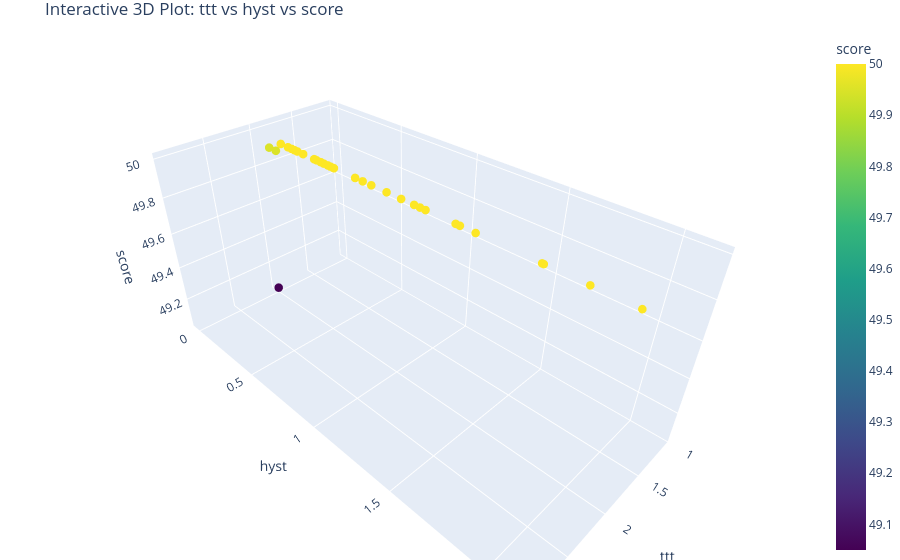

The notebook cell saved with this chart:
### Code cell
mro_score_3d_plot(rl_mro.score)
